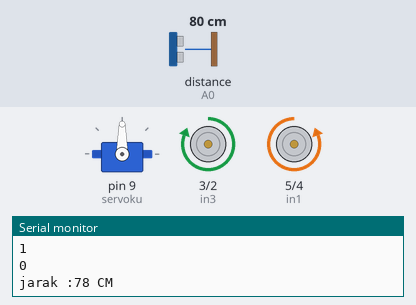
Recording of a sketch running on a simulated Arduino Uno, built with avr-gcc and run on an emulated ATmega328P. On the bench: servo, motor-driver pin pairs drawn as motors (green arrow = first pin HIGH = forward, orange = second pin HIGH = backward, longer = more drive), the last lines printed to the serial monitor. Wiring (inferred from the names in the program): ultrasonic range finder: trigger pin 6; echo A0. Inputs (shaded band) come from the test bench; at power-on: distance to the obstacle (sensor on A0) 80 cm. The echo pulse lasts 58.3 µs per cm.

Above: at 2.2 s.
2.3 s: distance to the obstacle (sensor on A0) set to 43 cm
3.8 s: distance to the obstacle (sensor on A0) set to 36 cm
At 4.6 s:
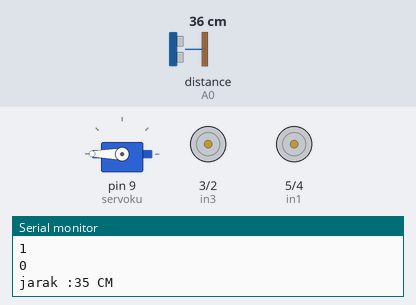
At 6.7 s:
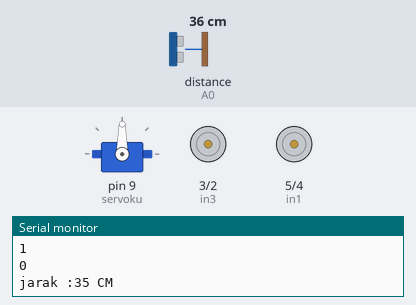
6.8 s: distance to the obstacle (sensor on A0) set to 60 cm
At 8.5 s:
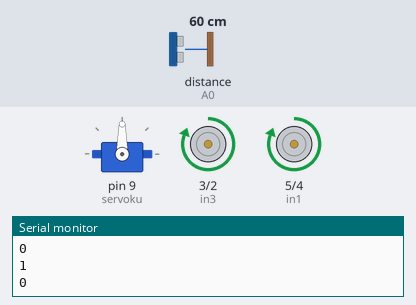
Timing chart, 0 to 11.2 s (numbered marks = the images above; inputs shaded):
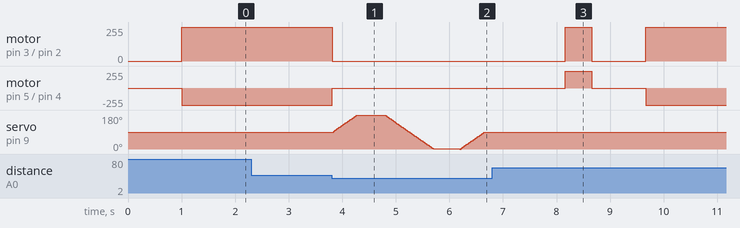

The sketch:

percobaan.ino
```cpp
#include <Servo.h>
Servo servoku;

int in1 = 5;
int in2 = 4;
int in3 = 3;
int in4 = 2;

const int trig = 6;
const int echo = A0;
long durasi;
int jarak = 0;
int pos = 90;

void setup() {
  servoku.attach(9);
  pinMode(in1, OUTPUT);
  pinMode(in2, OUTPUT);
  pinMode(in3, OUTPUT);
  pinMode(in4, OUTPUT);
  Serial.begin(9600);
  pinMode(trig, OUTPUT);
  pinMode(echo, INPUT);
  delay(1000);
}

void loop() {
  digitalWrite(trig, HIGH);
  delayMicroseconds(10);
  digitalWrite(trig, LOW);
  durasi = pulseIn(echo, HIGH);
  jarak = durasi * 0.034 / 2;
  Serial.print("jarak :");
  Serial.print(jarak);
  Serial.println(" CM");

  if (jarak < 40 && jarak > 20) {
    belok_kiri();
  } else if (jarak <= 20) {
    belok_kanan();
  }
  else {
    maju();
  }

}

void maju() {
  digitalWrite(in1, LOW);
  digitalWrite(in2, HIGH);
  digitalWrite(in3, HIGH);
  digitalWrite(in4, LOW);
  Serial.print("\n");
  Serial.println(digitalRead(in1));
  Serial.println(digitalRead(in2));
  Serial.println(digitalRead(in3));
  Serial.println(digitalRead(in4));
}

void belok_kiri() {
  digitalWrite(in1, LOW);
  digitalWrite(in2, LOW);
  digitalWrite(in3, LOW);
  digitalWrite(in4, LOW);
  mata_robot();
  delay(1000);
  digitalWrite(in1, HIGH);
  digitalWrite(in2, LOW);
  digitalWrite(in3, HIGH);
  digitalWrite(in4, LOW);
  Serial.print("\n");
  Serial.println(digitalRead(in1));
  Serial.println(digitalRead(in2));
  Serial.println(digitalRead(in3));
  Serial.println(digitalRead(in4));
  delay(500);
  digitalWrite(in1, LOW);
  digitalWrite(in2, LOW);
  digitalWrite(in3, LOW);
  digitalWrite(in4, LOW);
  delay(1000);
}

void belok_kanan() {
  digitalWrite(in1, LOW);
  digitalWrite(in2, LOW);
  digitalWrite(in3, LOW);
  digitalWrite(in4, LOW);
  mata_robot();
  delay(1000);
  digitalWrite(in1, LOW);
  digitalWrite(in2, HIGH);
  digitalWrite(in3, LOW);
  digitalWrite(in4, HIGH);
  Serial.print("\n");
  Serial.println(digitalRead(in1));
  Serial.println(digitalRead(in2));
  Serial.println(digitalRead(in3));
  Serial.println(digitalRead(in4));
  delay(500);
  digitalWrite(in1, LOW);
  digitalWrite(in2, LOW);
  digitalWrite(in3, LOW);
  digitalWrite(in4, LOW);
  delay(1000);
}

int mata_robot(){
  for (pos = 90; pos <= 180; pos += 1)
  {
    servoku.write(pos);
    delay(5);
  }
  delay(500);
  for (pos; pos >= 1; pos -= 1)
  {
    servoku.write(pos);
    delay(5);
  }
  delay(500);
  for (pos; pos <= 90; pos += 1)
  {
    servoku.write(pos);
    delay(5);
  }
  delay(500);
}
```

Measured:
- the behaviour switches between 41 and 40 cm on distance to the obstacle (sensor on A0) (found by bisection; images 0 and 1)
- after the input at 3.8 s, motor on pin 3 (in3) / pin 2 (in4): forward 255/255 → stopped at once; motor on pin 5 (in1) / pin 4 (in2): backward 255/255 → stopped at once
- after the input at 6.8 s, servo on pin 9 (servoku): stops changing and stays 90°
